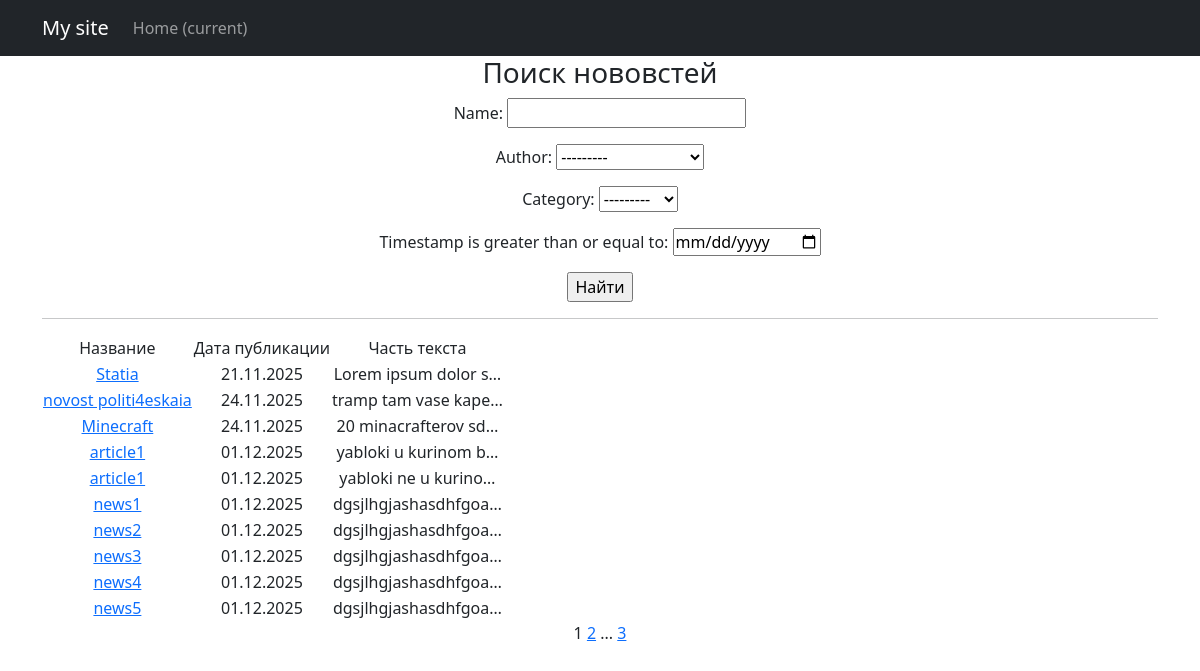
/posts/search/, run on the app's committed database.
### news/models.py (models this page shows, shortened)
class Category(models.Model):
    name = models.CharField(max_length=100, unique=True)
    def __str__(self):
        return self.name.title()

class Post(models.Model):
    article = "AR"
    text = "NW"
    TYPES = [
        (article, "статья"),
        (text, "новость")
    ]
    author = models.ForeignKey(Author, on_delete=models.CASCADE)
    type = models.CharField(max_length = 2, choices = TYPES)
    timestamp = models.DateTimeField(auto_now_add=True)
    category = models.ForeignKey(to='Category',on_delete=models.CASCADE,related_name='posts')
    name = models.CharField(max_length=100)
    content = models.TextField()
    rating = models.IntegerField(default=0)
    class Meta:
        ordering = ['timestamp']

### news/views.py (the view)
# urls.py: path('search/', PostSearch.as_view(), name='post_search'),
class PostSearch(ListView):
    model = Post
    template_name = 'search.html'
    context_object_name = 'posts'
    paginate_by = 10
    def get_queryset(self):
        queryset = super().get_queryset()
        self.filterset = NewsFilter(self.request.GET, queryset)
        return self.filterset.qs
    def get_context_data(self, **kwargs):
        context = super().get_context_data(**kwargs)
        context['filterset'] = self.filterset
        return context

### news/templatetags/custom_tags.py (called while the page is built)
@register.simple_tag(takes_context=True)
def url_replace(context, **kwargs):
    d = context['request'].GET.copy()
    for k, v in kwargs.items():
        d[k] = v
    return d.urlencode()

### templates/search.html (shortened to what this page needs)
{% extends 'flatpages/default.html' %}
{% load custom_tags %}
{% block defcontent %}
<h3>Поиск нововстей</h3>
<form action="" method="get">
    {{ filterset.form.as_p }}
    <input type="submit" value="Найти" />
</form>
<hr>
{% if posts %}
    <table>
           <tr>
               <td>Название</td>
               <td>Дата публикации</td>
               <td>Часть текста</td>
           </tr>
           {% for post in posts %}
           <tr>
               <td><a href="/posts/news/{{ post.id }}">{{ post.name }}</a></td>
               <td>{{ post.timestamp|date:"d.m.Y" }}</td>
               <td>{{ post.content|truncatechars:20 }}</td>
           </tr>
           {% endfor %}
    </table>
{% else %}
    <h2>Новостей нет!</h2>
{% endif %}
   {{ page_obj.number }}
   {% if page_obj.has_next %}
       <a href="?{% url_replace page=page_obj.next_page_number %}">{{ page_obj.next_page_number }}</a>
       {% if paginator.num_pages != page_obj.next_page_number %}
           ...
           <a href="?{% url_replace page=page_obj.paginator.num_pages %}">{{ page_obj.paginator.num_pages }}</a>
       {% endif %}
   {% endif %}
{% endblock defcontent %}

### data on the page
Post: name "Statia", timestamp "21.11.2025", content "Lorem ipsum dolor s…"
Post: name "novost politi4eskaia", timestamp "24.11.2025", content "tramp tam vase kape…"
Post: name "Minecraft", timestamp "24.11.2025", content "20 minacrafterov sd…"
Post: name "article1", timestamp "01.12.2025", content "yabloki u kurinom b…"
Post: name "article1", timestamp "01.12.2025", content "yabloki ne u kurino…"
Post: name "news1", timestamp "01.12.2025", content "dgsjlhgjashasdhfgoa…"
Post: name "news2", timestamp "01.12.2025", content "dgsjlhgjashasdhfgoa…"
Post: name "news3", timestamp "01.12.2025", content "dgsjlhgjashasdhfgoa…"
Post: name "news4", timestamp "01.12.2025", content "dgsjlhgjashasdhfgoa…"
Post: name "news5", timestamp "01.12.2025", content "dgsjlhgjashasdhfgoa…"

### other printed values
{{ page_obj.number }} "1"
{{ page_obj.next_page_number }} "2"
{{ page_obj.paginator.num_pages }} "3"
